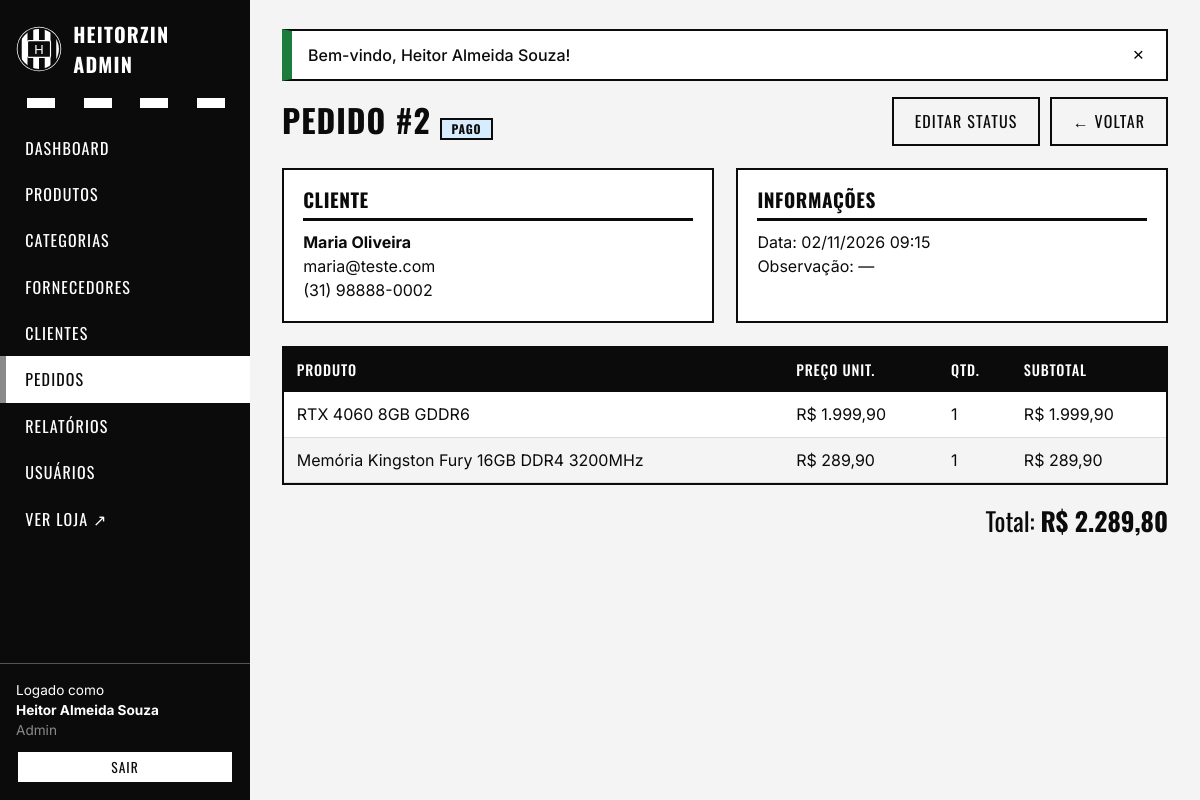
Screenshot of /index.php?url=admin/pedidos/ver/2 (signed in) with the database file from the repository.
### tables this page shows
CREATE TABLE pedidos (
    id          INT UNSIGNED NOT NULL AUTO_INCREMENT,
    cliente_id  INT UNSIGNED NOT NULL,
    status      ENUM('pendente','pago','enviado','entregue','cancelado') NOT NULL DEFAULT 'pendente',
    total       DECIMAL(10,2) NOT NULL DEFAULT 0,
    observacao  VARCHAR(255) NULL,
    criado_em   DATETIME NOT NULL DEFAULT CURRENT_TIMESTAMP,
    PRIMARY KEY (id),
    CONSTRAINT fk_pedidos_cliente
        FOREIGN KEY (cliente_id) REFERENCES clientes(id) ON DELETE RESTRICT
);

CREATE TABLE clientes (
    id          INT UNSIGNED NOT NULL AUTO_INCREMENT,
    nome        VARCHAR(100) NOT NULL,
    email       VARCHAR(120) NOT NULL,
    telefone    VARCHAR(20)  NOT NULL,
    senha       VARCHAR(255) NOT NULL,               
    endereco    VARCHAR(200) NULL,
    cidade      VARCHAR(80)  NULL,
    criado_em   DATETIME NOT NULL DEFAULT CURRENT_TIMESTAMP,
    PRIMARY KEY (id),
    UNIQUE KEY uq_clientes_email (email)
);

CREATE TABLE itens_pedido (
    id              INT UNSIGNED NOT NULL AUTO_INCREMENT,
    pedido_id       INT UNSIGNED NOT NULL,
    produto_id      INT UNSIGNED NOT NULL,
    quantidade      INT NOT NULL,
    preco_unitario  DECIMAL(10,2) NOT NULL,          
    PRIMARY KEY (id),
    CONSTRAINT fk_itens_pedido
        FOREIGN KEY (pedido_id)  REFERENCES pedidos(id)  ON DELETE CASCADE,
    CONSTRAINT fk_itens_produto
        FOREIGN KEY (produto_id) REFERENCES produtos(id) ON DELETE RESTRICT,
    CONSTRAINT ck_itens_qtd CHECK (quantidade > 0)
);

CREATE TABLE produtos (
    id              INT UNSIGNED NOT NULL AUTO_INCREMENT,
    nome            VARCHAR(150) NOT NULL,
    marca           VARCHAR(60)  NULL,
    descricao       TEXT NULL,
    preco           DECIMAL(10,2) NOT NULL,
    estoque         INT NOT NULL DEFAULT 0,
    imagem          VARCHAR(255) NULL,               
    destaque        TINYINT(1) NOT NULL DEFAULT 0,
    ativo           TINYINT(1) NOT NULL DEFAULT 1,
    categoria_id    INT UNSIGNED NOT NULL,
    fornecedor_id   INT UNSIGNED NULL,
    criado_em       DATETIME NOT NULL DEFAULT CURRENT_TIMESTAMP,
    PRIMARY KEY (id),
    CONSTRAINT fk_produtos_categoria
        FOREIGN KEY (categoria_id)  REFERENCES categorias(id)   ON DELETE RESTRICT,
    CONSTRAINT fk_produtos_fornecedor
        FOREIGN KEY (fornecedor_id) REFERENCES fornecedores(id) ON DELETE SET NULL,
    CONSTRAINT ck_produtos_preco   CHECK (preco >= 0),
    CONSTRAINT ck_produtos_estoque CHECK (estoque >= 0)
);

### app/core/Controller.php (called while the page is built, shortened)
<?php
abstract class Controller
{
    protected function view(string $view, array $dados = [], string $layout = 'loja'): void
    {
        extract($dados, EXTR_SKIP);
        require ROOT_PATH . '/app/views/' . $view . '.php';
    }
}

### app/controllers/PedidoController.php (called while the page is built, shortened)
<?php
class PedidoController extends Controller
{
    private Pedido $model;
    public function __construct()
    {
        $this->model = new Pedido();
    }
    public function ver(int $id): void
    {
        $pedido = $this->model->buscarComCliente($id) ?? $this->naoEncontrado();
        $this->view('admin/pedidos/ver', [
            'titulo' => 'Pedido #' . $id,
            'pedido' => $pedido,
            'itens'  => $this->model->itens($id),
        ], 'admin');
    }
}

### app/core/Router.php (called while the page is built, shortened)
<?php
class Router
{
    private array $publicas = [
        ''         => ['HomeController', 'index'],
        'loja'     => ['HomeController', 'loja'],
        'produto'  => ['HomeController', 'produto'],
        'carrinho' => ['CarrinhoController', 'index'],
        'login'    => ['AuthController', 'login'],
        'logout'   => ['AuthController', 'logout'],
        'registro' => ['AuthController', 'registro'],
        'conta'    => ['ContaController', 'index'],
    ];
    private array $admin = [
        'dashboard'    => 'DashboardController',
        'produtos'     => 'ProdutoController',
        'categorias'   => 'CategoriaController',
        'fornecedores' => 'FornecedorController',
        'clientes'     => 'ClienteController',
        'usuarios'     => 'UsuarioController',
        'pedidos'      => 'PedidoController',
        'relatorios'   => 'RelatorioController',
    ];
    public function despachar(): void
    {
        $url = trim($_GET['url'] ?? '', '/');
        $seg = $url === '' ? [] : explode('/', $url);
        [$classe, $acao, $params] = $this->resolver($seg);
        try {
            $controller = new $classe();
            $ref = new ReflectionMethod($controller, $acao);
            $controller->$acao(...array_slice($params, 0, $ref->getNumberOfParameters()));
        } catch (TypeError $e) {
            $this->erro404();
        } catch (Throwable $e) {
            error_log($e->getMessage() . ' em ' . $e->getFile() . ':' . $e->getLine());
            http_response_code(500);
            exit('<h1>Erro interno</h1><p>Algo deu errado. Tente novamente.</p>');
        }
    }
    private function resolver(array $seg): array
    {
        $primeiro = $seg[0] ?? '';
        if ($primeiro === 'admin') {
            $recurso = $seg[1] ?? 'dashboard';
            $classe = $this->admin[$recurso] ?? null;
            return [$classe, $seg[2] ?? 'index', array_slice($seg, 3)];
        }
        [$classe, $padrao] = $this->publicas[$primeiro];
        return [$classe, $padrao, array_slice($seg, 1)];
    }
}

### public/index.php (called while the page is built, shortened)
<?php
require ROOT_PATH . '/app/core/helpers.php';
spl_autoload_register(function (string $classe): void {
    foreach (['app/core', 'app/models', 'app/controllers'] as $pasta) {
        $arquivo = ROOT_PATH . "/$pasta/$classe.php";
        if (is_file($arquivo)) {
            return;
        }
    }
});
(new Router())->despachar();

### app/core/Database.php (called while the page is built, shortened)
<?php
class Database
{
    private static ?PDO $conexao = null;
    public static function getConnection(): PDO
    {
        if (self::$conexao === null) {
            $dsn = sprintf(
                'mysql:host=%s;port=%s;dbname=%s;charset=%s',
                DB_HOST, DB_PORT, DB_NAME, DB_CHARSET
            );
            try {
                self::$conexao = new PDO($dsn, DB_USER, DB_PASS, [
                    PDO::ATTR_ERRMODE            => PDO::ERRMODE_EXCEPTION,
                    PDO::ATTR_DEFAULT_FETCH_MODE => PDO::FETCH_ASSOC,
                    PDO::ATTR_EMULATE_PREPARES   => false,
                ]);
            } catch (PDOException $e) {
                http_response_code(500);
                exit('<h1>Erro de conexão com o banco de dados</h1>'
                    . '<p>Verifique se o MySQL está ligado no XAMPP e se o banco '
                    . '<b>heitorzin_pcs</b> foi importado. Confira também config/config.php.</p>');
            }
        }
        return self::$conexao;
    }
}

### app/core/Model.php (called while the page is built, shortened)
<?php
abstract class Model
{
    protected PDO $db;
    public function __construct()
    {
        $this->db = Database::getConnection();
    }
    protected function query(string $sql, array $params = []): PDOStatement
    {
        $stmt = $this->db->prepare($sql);
        $stmt->execute($params);
        return $stmt;
    }
}

### app/models/Pedido.php (called while the page is built, shortened)
<?php
class Pedido extends Model
{
    public function buscarComCliente(int $id): ?array
    {
        $r = $this->query(
            'SELECT p.*, c.nome AS cliente, c.email AS cliente_email, c.telefone AS cliente_telefone
               FROM pedidos p JOIN clientes c ON c.id = p.cliente_id
              WHERE p.id = ?',
            [$id]
        )->fetch();
        return $r ?: null;
    }
    public function itens(int $pedidoId): array
    {
        return $this->query(
            'SELECT i.*, pr.nome AS produto, pr.imagem
               FROM itens_pedido i JOIN produtos pr ON pr.id = i.produto_id
              WHERE i.pedido_id = ? ORDER BY i.id',
            [$pedidoId]
        )->fetchAll();
    }
}

### app/views/admin/pedidos/ver.php (the view)
<div class="admin-topo">
    <h1>Pedido #<?= (int)$pedido['id'] ?> <?= badge_status($pedido['status']) ?></h1>
    <div class="admin-topo-acoes">
        <a class="btn btn-outline" href="<?= url('admin/pedidos/editar/' . (int)$pedido['id']) ?>">Editar status</a>
        <a class="btn btn-outline" href="<?= url('admin/pedidos') ?>">&larr; Voltar</a>
    </div>
</div>
<div class="duas-colunas">
    <div class="painel">
        <h3>Cliente</h3>
        <p style="margin:0"><strong><?= e($pedido['cliente']) ?></strong><br>
            <?= e($pedido['cliente_email']) ?><br><?= e($pedido['cliente_telefone']) ?></p>
    </div>
    <div class="painel">
        <h3>Informações</h3>
        <p style="margin:0">Data: <?= data_br($pedido['criado_em'], true) ?><br>
            Observação: <?= e($pedido['observacao'] ?: '—') ?></p>
    </div>
</div>
<div class="tabela-wrap">
    <table class="tabela">
        <thead><tr><th>Produto</th><th>Preço unit.</th><th>Qtd.</th><th>Subtotal</th></tr></thead>
        <tbody>
        <?php foreach ($itens as $i): ?>
            <tr>
                <td><?= e($i['produto']) ?></td>
                <td><?= dinheiro($i['preco_unitario']) ?></td>
                <td><?= (int)$i['quantidade'] ?></td>
                <td><?= dinheiro($i['quantidade'] * $i['preco_unitario']) ?></td>
            </tr>
        <?php endforeach; ?>
        </tbody>
    </table>
</div>
<div class="total-linha">Total: <strong><?= dinheiro($pedido['total']) ?></strong></div>

### app/core/helpers.php (shortened to what this page needs)
<?php
function e($valor): string
{
    return htmlspecialchars((string)($valor ?? ''), ENT_QUOTES, 'UTF-8');
}
function url(string $rota = '', array $query = []): string
{
    $rota = trim($rota, '/');
    if ($rota === '' && !$query) {
        return BASE_URL;
    }
    $params = $rota !== '' ? ['url' => $rota] : [];
    return BASE_URL . 'index.php?' . http_build_query($params + $query);
}
function dinheiro($valor): string
{
    return 'R$ ' . number_format((float)$valor, 2, ',', '.');
}
function data_br(?string $data, bool $hora = false): string
{
    return date($hora ? 'd/m/Y H:i' : 'd/m/Y', strtotime($data));
}
function badge_status(string $status): string
{
    return '<span class="badge badge-' . e($status) . '">' . e(ucfirst($status)) . '</span>';
}

### public/assets/css/style.css (style rules this page uses)
:root { --preto: #0b0b0b; --preto-2: #1a1a1a; --branco: #ffffff; --cinza-1: #f4f4f4; --cinza-2: #dcdcdc; --cinza-3: #8a8a8a; --cinza-4: #555555; --ok: #1c7c3b; --erro: #b3261e; --aviso: #b26a00; --listras: repeating-linear-gradient(90deg, var(--preto) 0 28px, var(--branco) 28px 56px); --fonte-titulo: 'Oswald', 'Arial Narrow', Impact, sans-serif; --fonte: 'Inter', system-ui, -apple-system, 'Segoe UI', Arial, sans-serif; }
* { box-sizing: border-box; }
html { scroll-behavior: smooth; }
body { margin: 0; font-family: var(--fonte); color: var(--preto); background: var(--branco); line-height: 1.5; }
a { color: inherit; }
h1, h2, h3, h4 { font-family: var(--fonte-titulo); text-transform: uppercase; letter-spacing: .03em; line-height: 1.15; margin: 0 0 .6rem; }
h1 { font-size: 2.4rem; }
h3 { font-size: 1.2rem; }
.btn { display: inline-block; font-family: var(--fonte-titulo); text-transform: uppercase; letter-spacing: .07em; font-size: 1rem; padding: .65rem 1.3rem; border: 2px solid var(--preto); background: var(--preto); color: var(--branco); text-decoration: none; cursor: pointer; transition: .15s; text-align: center; }
.btn-outline { background: transparent; color: var(--preto); }
.tabela-wrap { overflow-x: auto; border: 2px solid var(--preto); background: var(--branco); }
table.tabela { width: 100%; border-collapse: collapse; }
.tabela th { background: var(--preto); color: var(--branco); text-align: left; padding: .7rem .8rem; font-family: var(--fonte-titulo); text-transform: uppercase; letter-spacing: .06em; font-weight: 500; font-size: .9rem; white-space: nowrap; }
.tabela td { padding: .65rem .8rem; border-bottom: 1px solid var(--cinza-2); vertical-align: middle; }
.tabela tbody tr:nth-child(even) { background: var(--cinza-1); }
.total-linha { text-align: right; font-family: var(--fonte-titulo); font-size: 1.6rem; margin: 1rem 0; }
.badge { display: inline-block; padding: .15rem .6rem; border: 2px solid var(--preto); font-size: .75rem; font-weight: 700; text-transform: uppercase; letter-spacing: .06em; }
.badge-pago { background: #d8ecff; }
body.admin { background: var(--cinza-1); }
.admin-topo { display: flex; justify-content: space-between; align-items: center; gap: 1rem; flex-wrap: wrap; margin-bottom: 1.4rem; }
.admin-topo h1 { margin: 0; font-size: 2rem; }
.admin-topo-acoes { display: flex; gap: .6rem; align-items: center; flex-wrap: wrap; }
.duas-colunas { display: grid; grid-template-columns: 1fr 1fr; gap: 1.4rem; margin-bottom: 1.4rem; }
.painel { background: var(--branco); border: 2px solid var(--preto); padding: 1.2rem; }
.painel h3 { border-bottom: 3px solid var(--preto); padding-bottom: .4rem; }

### rows the page displays
pedidos: id "2", status "PAGO", cliente.nome "Maria Oliveira", cliente.email "maria@teste.com", cliente.telefone "(31) 98888-0002", criado_em "02/11/2026 09:15", observacao "—", total "R$ 2.289,80"
itens_pedido: produto.nome "RTX 4060 8GB GDDR6", preco_unitario "R$ 1.999,90", quantidade "1", dinheiro($i['quantidade'] * $i['preco_unitario']) "R$ 1.999,90"
itens_pedido: produto.nome "Memória Kingston Fury 16GB DDR4 3200MHz", preco_unitario "R$ 289,90", quantidade "1", dinheiro($i['quantidade'] * $i['preco_unitario']) "R$ 289,90"

### other values shown
$rotulo "DASHBOARD"
$rotulo "PRODUTOS"
$rotulo "CATEGORIAS"
$rotulo "FORNECEDORES"
$rotulo "CLIENTES"
$rotulo "PEDIDOS"
$rotulo "RELATÓRIOS"
$rotulo "USUÁRIOS"
$u['nome'] "Heitor Almeida Souza"
$u['perfil'] "Admin"
$f['msg'] "Bem-vindo, Heitor Almeida Souza!"
